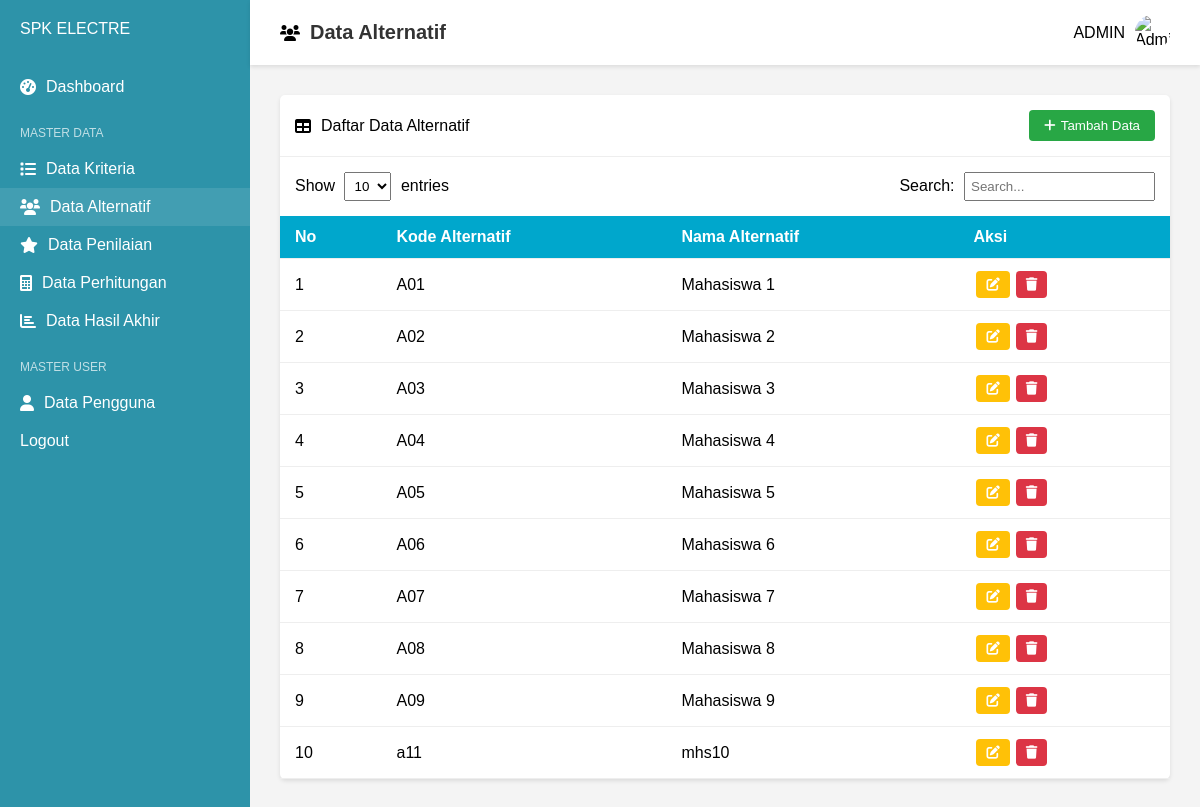
The app's page /dataalternatif.php with its own data.
### tables this page shows
CREATE TABLE IF NOT EXISTS `alternatif` (
  `kode_alternatif` varchar(10) NOT NULL,
  `nama_alternatif` varchar(255) NOT NULL,
  PRIMARY KEY (`kode_alternatif`)
);

### dataalternatif.php (the view, shortened to what this page needs)
<?php
$conn = new mysqli("localhost", "root", "", "electre");
$sql = "SELECT * FROM alternatif";
$result = $conn->query($sql);
?>
<!DOCTYPE html>
<html lang="en">
<head>
    <link rel="stylesheet" href="Assets/styles/dataalternatif.css">
    <link rel="stylesheet" href="https://cdnjs.cloudflare.com/ajax/libs/font-awesome/6.0.0/css/all.min.css">
</head>
<body>
    <div class="container">
        <nav class="sidebar">
            <div class="logo">
                <span>SPK ELECTRE</span>
            </div>
            <ul class="nav-links">
                <li><a href="dasboardadmin.php"><i class="fas fa-tachometer-alt"></i> Dashboard</a></li>
                <li class="section-title">MASTER DATA</li>
                <li><a href="datakriteria.php"><i class="fas fa-list"></i> Data Kriteria</a></li>
                <li class="active"><a href="#"><i class="fas fa-users"></i> Data Alternatif</a></li>
                <li><a href="datapenilaian.php"><i class="fas fa-star"></i> Data Penilaian</a></li>
                <li><a href="#"><i class="fas fa-calculator"></i> Data Perhitungan</a></li>
                <li><a href="datanilaiakhir.php"><i class="fas fa-chart-bar"></i> Data Hasil Akhir</a></li>
                <li class="section-title">MASTER USER</li>
                <li><a href="datapengguna.php"><i class="fas fa-user"></i> Data Pengguna</a></li>
                <li><a href="logout.php">Logout</a></li>
            </ul>
        </nav>
        <main class="main-content">
            <header class="top-bar">
                <div class="page-title">
                    <i class="fas fa-users"></i>
                    <h1>Data Alternatif</h1>
                </div>
                <div class="admin-profile">
                    <span>ADMIN</span>
                    <img src="admin-avatar.png" alt="Admin">
                </div>
            </header>
            <div class="content">
                <div class="card">
                    <div class="card-header">
                        <i class="fas fa-table"></i>
                        <span>Daftar Data Alternatif</span>
                        <button class="btn-add" onclick="openModal()">
                            <i class="fas fa-plus"></i> Tambah Data
                        </button>
                    </div>
                    <div class="table-controls">
                        <div class="entries-control">
                            Show
                            <select>
                                <option>10</option>
                            </select>
                            entries
                        </div>
                        <div class="search-control">
                            Search: <input type="text" placeholder="Search...">
                        </div>
                    </div>
                    <table class="data-table">
                        <thead>
                            <tr>
                                <th>No</th>
                                <th>Kode Alternatif</th>
                                <th>Nama Alternatif</th>
                                <th>Aksi</th>
                            </tr>
                        </thead>
                        <tbody>
                            <?php
                            if ($result->num_rows > 0) {
                                $no = 1;
                                while ($row = $result->fetch_assoc()) {
                                    echo "<tr>";
                                    echo "<td>" . $no . "</td>";
                                    echo "<td>" . $row['kode_alternatif'] . "</td>";
                                    echo "<td>" . $row['nama_alternatif'] . "</td>";
                                    echo "<td>";
                                    echo "<button class=\"btn-edit\" onclick=\"editAlternatif('" . $row['kode_alternatif'] . "')\"><i class=\"fas fa-edit\"></i></button>";
                                    echo "<button class=\"btn-delete\" onclick=\"deleteAlternatif('" . $row['kode_alternatif'] . "')\"><i class=\"fas fa-trash\"></i></button>";
                                    echo "</td>";
                                    echo "</tr>";
                                    $no++;
                                }
                            } else {
                                echo "<tr><td colspan='4'>Tidak ada data alternatif.</td></tr>";
                            }
                            ?>
                        </tbody>
                    </table>
                </div>
            </div>
        </main>
    </div>
</body>
</html>

### Assets/styles/dataalternatif.css (style rules this page uses)
* { margin: 0; padding: 0; box-sizing: border-box; font-family: Arial, sans-serif; }
.container { display: flex; min-height: 100vh; }
.sidebar { width: 250px; background: #2D93A9; color: white; padding: 20px 0; }
.logo { padding: 0 20px; margin-bottom: 30px; display: flex; align-items: center; gap: 10px; }
.nav-links { list-style: none; }
.nav-links li { padding: 10px 20px; }
.nav-links li.section-title { font-size: 12px; color: rgba(255, 255, 255, 0.7); padding: 20px 20px 10px; }
.nav-links li.active { background: rgba(255, 255, 255, 0.1); }
.nav-links a { color: white; text-decoration: none; display: flex; align-items: center; gap: 10px; }
.main-content { flex: 1; background: #f4f4f4; }
.top-bar { background: white; padding: 15px 30px; display: flex; justify-content: space-between; align-items: center; box-shadow: 0 2px 4px rgba(0,0,0,0.1); }
.page-title { display: flex; align-items: center; gap: 10px; }
.page-title h1 { font-size: 20px; color: #333; }
.admin-profile { display: flex; align-items: center; gap: 10px; }
.admin-profile img { width: 35px; height: 35px; border-radius: 50%; }
.content { padding: 30px; }
.card { background: white; border-radius: 5px; box-shadow: 0 2px 4px rgba(0,0,0,0.1); }
.card-header { padding: 15px; border-bottom: 1px solid #eee; display: flex; align-items: center; gap: 10px; }
.btn-add { margin-left: auto; background: #28a745; color: white; border: none; padding: 8px 15px; border-radius: 4px; cursor: pointer; display: flex; align-items: center; gap: 5px; }
.table-controls { padding: 15px; display: flex; justify-content: space-between; align-items: center; }
.entries-control select { margin: 0 5px; padding: 5px; }
.search-control input { padding: 5px; margin-left: 5px; }
.data-table { width: 100%; border-collapse: collapse; }
.data-table th, .data-table td { padding: 12px 15px; text-align: left; border-bottom: 1px solid #eee; }
.data-table thead th { background: #00A7CC; color: white; }
.btn-edit, .btn-delete { border: none; padding: 6px 10px; border-radius: 4px; cursor: pointer; margin: 0 3px; }
.btn-edit { background: #ffc107; color: white; }
.btn-delete { background: #dc3545; color: white; }

### records on screen
alternatif: kode_alternatif "A01", nama_alternatif "Mahasiswa 1"
alternatif: kode_alternatif "A02", nama_alternatif "Mahasiswa 2"
alternatif: kode_alternatif "A03", nama_alternatif "Mahasiswa 3"
alternatif: kode_alternatif "A04", nama_alternatif "Mahasiswa 4"
alternatif: kode_alternatif "A05", nama_alternatif "Mahasiswa 5"
alternatif: kode_alternatif "A06", nama_alternatif "Mahasiswa 6"
alternatif: kode_alternatif "A07", nama_alternatif "Mahasiswa 7"
alternatif: kode_alternatif "A08", nama_alternatif "Mahasiswa 8"
alternatif: kode_alternatif "A09", nama_alternatif "Mahasiswa 9"
alternatif: kode_alternatif "a11", nama_alternatif "mhs10"
